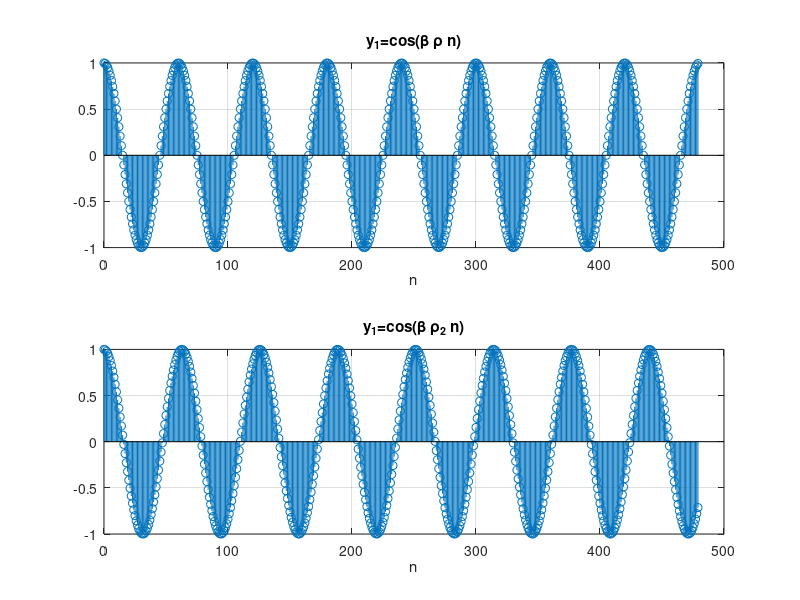
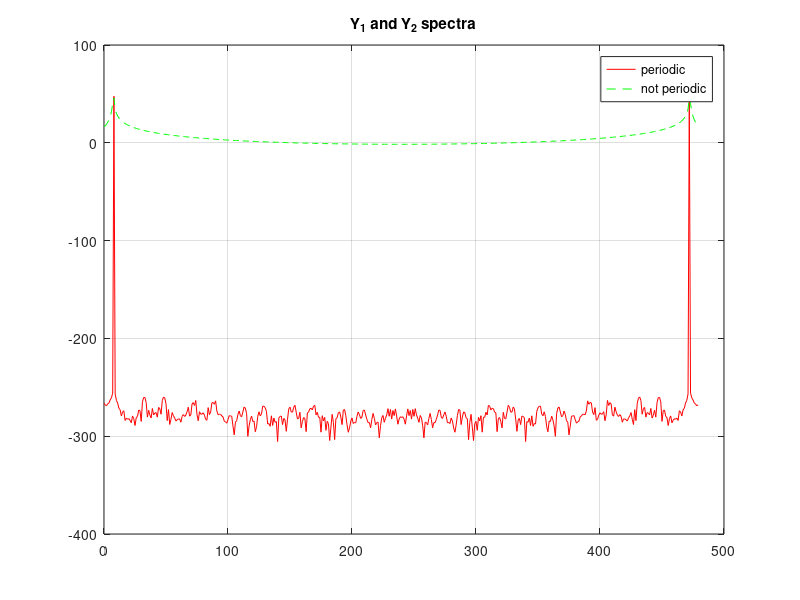

Here is the MATLAB script that generated these plots, in order: (Note: this script raises an error after producing the figures.)
% demo aperiodicity
% ESE2014
%
%

% initialize
clear all;
close all;
clc;

% definitions
wacktor = pi/3 % represents our closest integer relationship with pi
rho2 = 1 % (5) base factor
rho = wacktor*rho2 % closest pi-based approximation
beta= 0.1; % (0.1) speed-up factor
per_sin=round(2*pi/(beta*rho)); % period
numperiods = 8;
L=numperiods*per_sin;
n=(0:(L-1))';


% functions
y1 = cos(beta*(rho)*n); % this should be periodic
y2 = cos(beta*rho2*n); % this should not be
z = y1-y2;
% plot them
figure;
subplot(211);stem(n,y1);title('y_1=cos(\beta \rho n)');xlabel('n');grid;
subplot(212);stem(n,y2);title('y_1=cos(\beta \rho_2 n)');xlabel('n');grid;

% fourier spectra
figure;
y1bar = y1;% .* hann(max(size(y1)));
y2bar = y2;% .* hann(max(size(y2)));
Y1=20*log10(abs(fft(y1bar)));
Y2=20*log10(abs(fft(y2bar)));
plot(n,Y1,'r-',n,Y2,'g--');title('Y_1 and Y_2 spectra');grid;legend('periodic','not periodic');
% error statistics
figure;
histogram(z);
